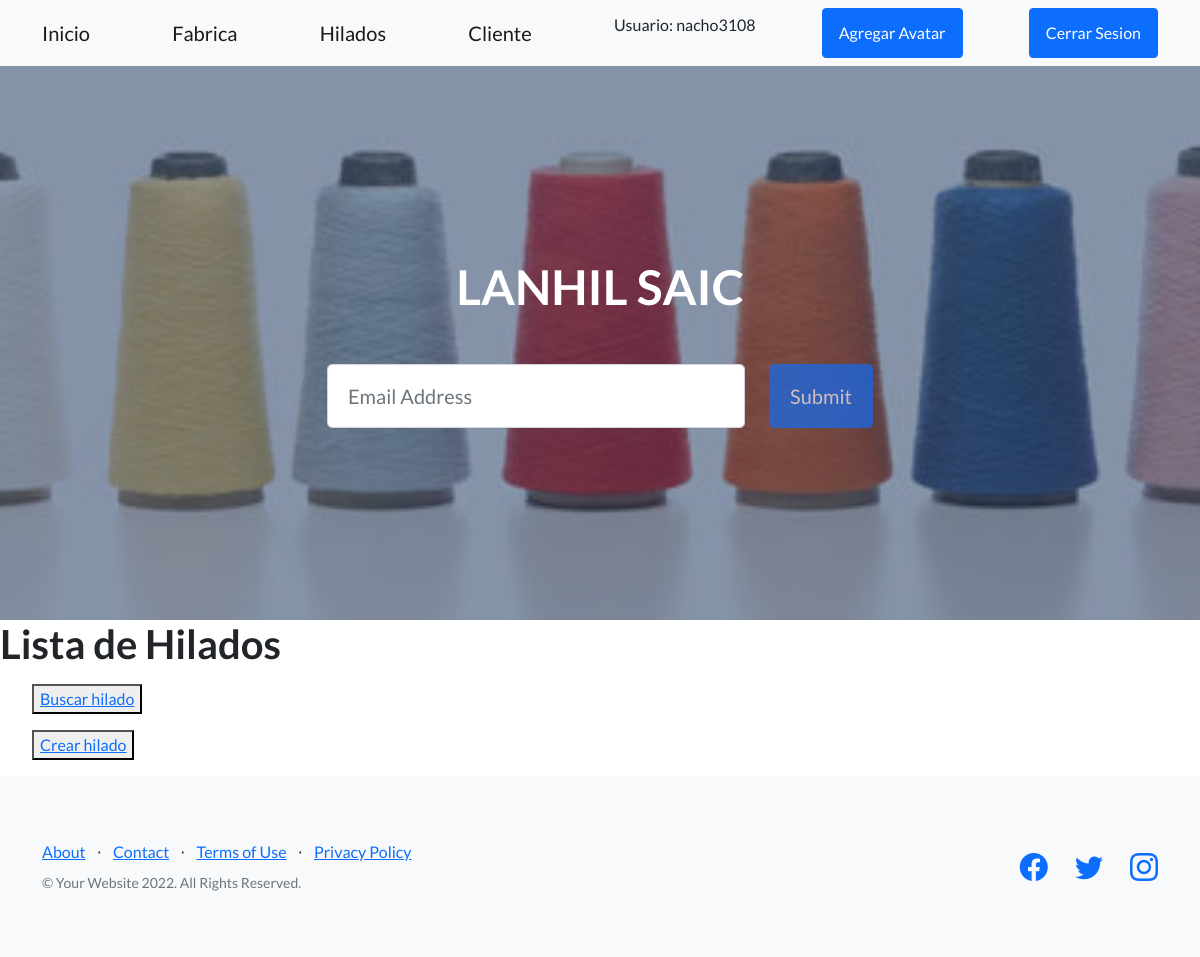
Before: /appProduccion/listaHilados/ (signed in) with the older database file.
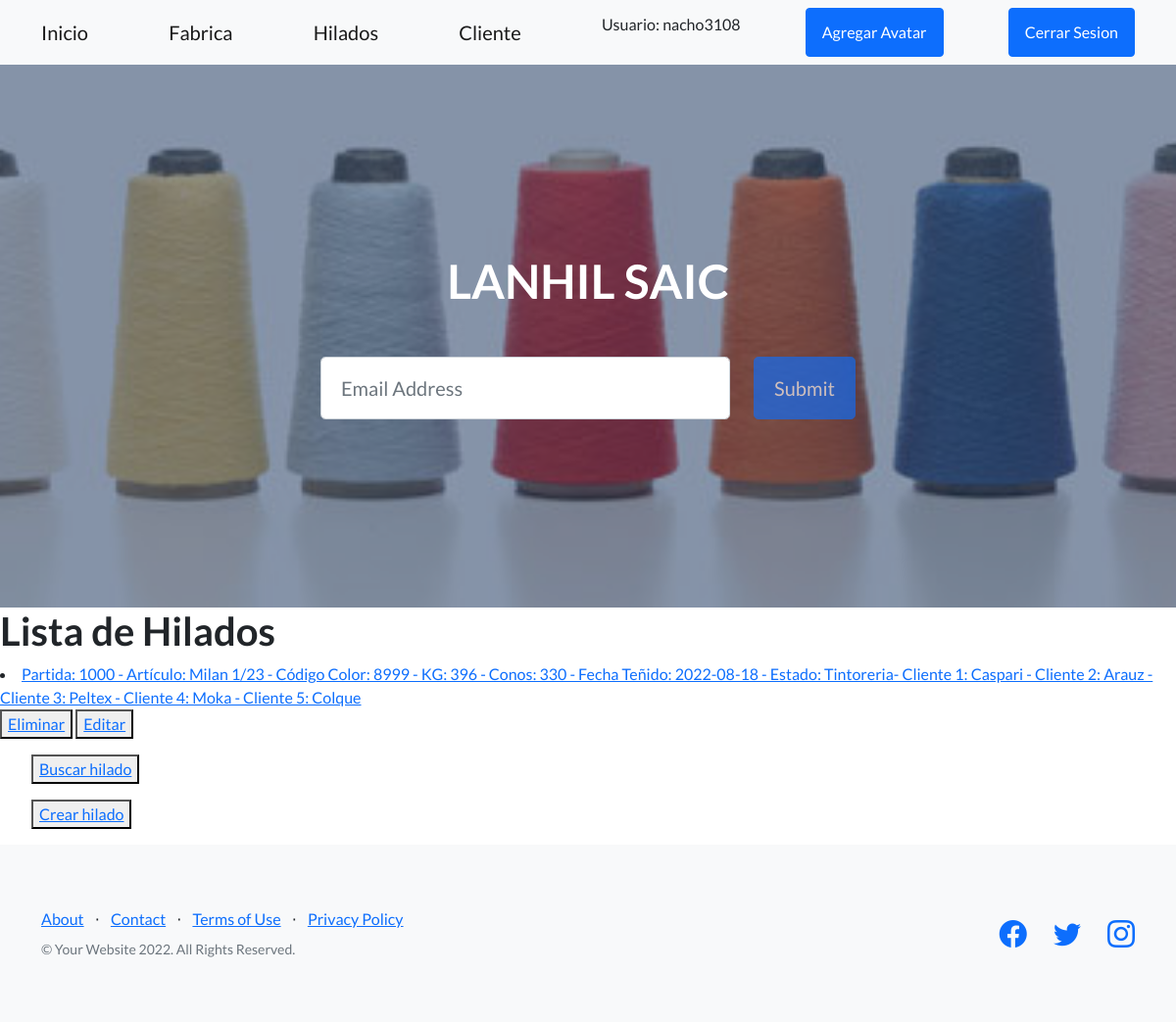
After: the same page with the newer database file.
### appProduccion/models.py (models this page shows)
class Hilado(models.Model):
    partida = models.IntegerField()
    articulo =  models.CharField(max_length=30)    #el artículo puede ser Gong, Milan, etc
    codigoColor = models.IntegerField() #el código de color es el color con que se tiñe y puede ser el mismo para distintos artículos
    kg = models.IntegerField()
    cantidadConos = models.IntegerField()
    fechaTenido = models.DateField()
    estado =  models.CharField(max_length=20) #puede ser: (TINTORERIA/HUMEDO/SECO/DEVANADO/DEPOSITO)
    clienteTenido1 = models.CharField(max_length=50) #En algun momento tengo que vincular esto con clientes cargados
    clienteTenido2 = models.CharField(max_length=50)
    clienteTenido3 = models.CharField(max_length=50)
    clienteTenido4 = models.CharField(max_length=50)
    clienteTenido5 = models.CharField(max_length=50)
    def __str__(self):
        return f"Partida: {self.partida} - Artículo: {self.articulo} - Código Color: {self.codigoColor} - KG: {self.kg} - Conos: {self.cantidadConos} - Fecha Teñido: {self.fechaTenido} - Estado: {self.estado}- Cliente 1: {self.clienteTenido1} - Cliente 2: {self.clienteTenido2} - Cliente 3: {self.clienteTenido3} - Cliente 4: {self.clienteTenido4} - Cliente 5: {self.clienteTenido5} "

### appProduccion/views.py (the view)
# urls.py: path('listaHilados/', HiladoList.as_view(), name="ListaHilados"),
class HiladoList(LoginRequiredMixin, ListView):
    model = Hilado
    template_name = 'appProduccion/hilado_list.html'
    context_object_name = 'hilados' #recibe como contexto la lista de hilados

### appProduccion/templates/appProduccion/hilado_list.html (shortened to what this page needs)
{% extends "appProduccion/padre.html" %}
{% load static %}
{% block contenidoQueCambia %}
    <h1>Lista de Hilados</h1>
        {% for hilado in hilados %}
            <li>
                <a href="{% url 'DetalleHilado' hilado.id %}">{{hilado}}</a>
            </li>
            <button>
                <a href="{% url 'EliminaHilado' hilado.id %}" >Eliminar</a>
            </button>
            <button>
                <a href="{% url 'ActualizaHilado' hilado.id %}" >Editar</a>
            </button>
        {% endfor %}
    <ul>
        <button>
            <a href = "{% url 'BusquedaHilado' %}">Buscar hilado</a>
        </button>
        </ul>
    <ul>
        <button>
            <a href = "{% url 'CreaHilado' %}">Crear hilado</a>
        </button>
        </ul>
{% endblock %}

Changed rows visible on the page:
added Hilado: partida+articulo+codigoColor "Partida: 1000 - Artículo: Milan 1/23 - Código Color: 8999 - KG: 396 - Conos: 330 - Fecha Teñido: 2022-08-18 - Estado: Tintoreria- Cliente 1: Caspari - Cliente 2: Arauz - Cliente 3: Peltex - Cliente 4: Moka - Cliente 5: Colque"
